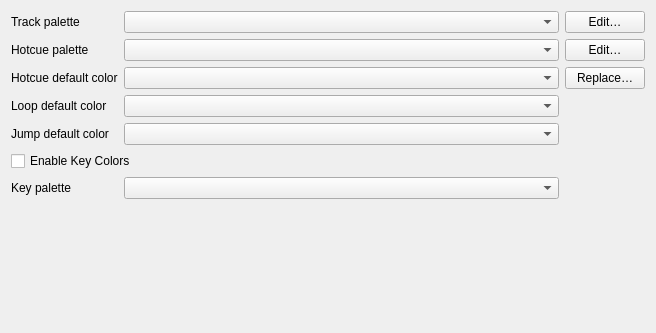
<?xml version="1.0" encoding="UTF-8"?>
<ui version="4.0">
 <class>DlgPrefColorsDlg</class>
 <widget class="QWidget" name="DlgPrefColorsDlg">
  <property name="geometry">
   <rect>
    <x>0</x>
    <y>0</y>
    <width>656</width>
    <height>333</height>
   </rect>
  </property>
  <property name="sizePolicy">
   <sizepolicy hsizetype="Expanding" vsizetype="Preferred">
    <horstretch>0</horstretch>
    <verstretch>0</verstretch>
   </sizepolicy>
  </property>
  <property name="windowTitle">
   <string>Color Preferences</string>
  </property>
   <layout class="QGridLayout" name="gridLayout">

    <item row="0" column="0">
     <widget class="QLabel" name="labelTrackColors">
      <property name="text">
       <string>Track palette</string>
      </property>
     </widget>
    </item>
    <item row="0" column="1">
     <widget class="QComboBox" name="comboBoxTrackColors">
      <property name="sizePolicy">
       <sizepolicy hsizetype="Expanding" vsizetype="Fixed">
        <horstretch>0</horstretch>
        <verstretch>0</verstretch>
       </sizepolicy>
      </property>
     </widget>
    </item>
    <item row="0" column="2">
     <widget class="QPushButton" name="pushButtonEditTrackPalette">
      <property name="text">
       <string>Edit…</string>
      </property>
     </widget>
    </item>

    <item row="1" column="0">
     <widget class="QLabel" name="labelHotcueColors">
      <property name="text">
       <string>Hotcue palette</string>
      </property>
     </widget>
    </item>
    <item row="1" column="1">
     <widget class="QComboBox" name="comboBoxHotcueColors">
      <property name="sizePolicy">
       <sizepolicy hsizetype="Expanding" vsizetype="Fixed">
        <horstretch>0</horstretch>
        <verstretch>0</verstretch>
       </sizepolicy>
      </property>
     </widget>
    </item>
    <item row="1" column="2">
     <widget class="QPushButton" name="pushButtonEditHotcuePalette">
      <property name="text">
       <string>Edit…</string>
      </property>
     </widget>
    </item>

    <item row="2" column="0">
     <widget class="QLabel" name="labelHotcueDefaultColor">
      <property name="text">
       <string>Hotcue default color</string>
      </property>
     </widget>
    </item>
    <item row="2" column="1">
     <widget class="QComboBox" name="comboBoxHotcueDefaultColor"/>
    </item>
    <item row="2" column="2">
     <widget class="QPushButton" name="pushButtonReplaceCueColor">
      <property name="text">
       <string>Replace…</string>
      </property>
     </widget>
    </item>

    <item row="3" column="0">
     <widget class="QLabel" name="labelLoopDefaultColor">
      <property name="text">
       <string>Loop default color</string>
      </property>
     </widget>
    </item>
    <item row="3" column="1">
     <widget class="QComboBox" name="comboBoxLoopDefaultColor"/>
    </item>

    <item row="4" column="0">
     <widget class="QLabel" name="labelJumpDefaultColor">
      <property name="text">
       <string>Jump default color</string>
      </property>
     </widget>
    </item>
    <item row="4" column="1">
     <widget class="QComboBox" name="comboBoxJumpDefaultColor"/>
    </item>

    <item row="5" column="0" colspan="2">
     <widget class="QCheckBox" name="checkboxKeyColorsEnabled">
      <property name="toolTip">
       <string>When key colors are enabled, NRave will display a color hint
associated with each key.</string>
      </property>
      <property name="text">
       <string>Enable Key Colors</string>
      </property>
     </widget>
    </item>

    <item row="6" column="0">
     <widget class="QLabel" name="labelKeyColors">
      <property name="text">
       <string>Key palette</string>
      </property>
     </widget>
    </item>
    <item row="6" column="1">
     <widget class="QComboBox" name="comboBoxKeyColors">
      <property name="sizePolicy">
       <sizepolicy hsizetype="Expanding" vsizetype="Fixed">
        <horstretch>0</horstretch>
        <verstretch>0</verstretch>
       </sizepolicy>
      </property>
     </widget>
    </item>

    <item row="7" column="0" colspan="2">
     <spacer>
      <property name="orientation">
       <enum>Qt::Vertical</enum>
      </property>
      <property name="sizeHint" stdset="0">
       <size>
        <width>20</width>
        <height>40</height>
       </size>
      </property>
     </spacer>
    </item>

   </layout>
 </widget>
 <layoutdefault spacing="6" margin="11"/>
 <tabstops>
  <tabstop>comboBoxTrackColors</tabstop>
  <tabstop>pushButtonEditTrackPalette</tabstop>
  <tabstop>comboBoxHotcueColors</tabstop>
  <tabstop>pushButtonEditHotcuePalette</tabstop>
  <tabstop>comboBoxHotcueDefaultColor</tabstop>
  <tabstop>comboBoxJumpDefaultColor</tabstop>
  <tabstop>pushButtonReplaceCueColor</tabstop>
  <tabstop>checkboxKeyColorsEnabled</tabstop>
 </tabstops>
 <resources/>
 <connections/>
</ui>
